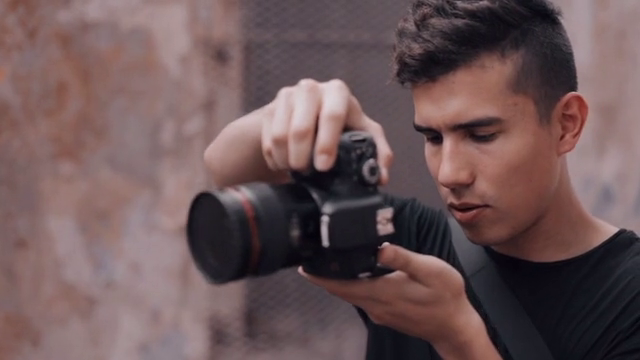
#> input picture frame 24 of Bolum_03_Temel_Islemler/video.mp4, 640 x 360 px
$ jupyter execute c06_renk_uzayi_video.ipynb
#> lines starting #> are read from the running program, lines starting #| are printed output that depends on the picture
[cell 1]
import cv2

[cell 2]
cap = cv2.VideoCapture("video.mp4")

[cell 3]
while True:

    ret, frame = cap.read()
#> frame is the input picture: shape (360, 640, 3); mean B, G, R 87.4, 85.8, 108.3
    if ret == False:
        break

    frame = cv2.cvtColor(frame, cv2.COLOR_BGR2GRAY)
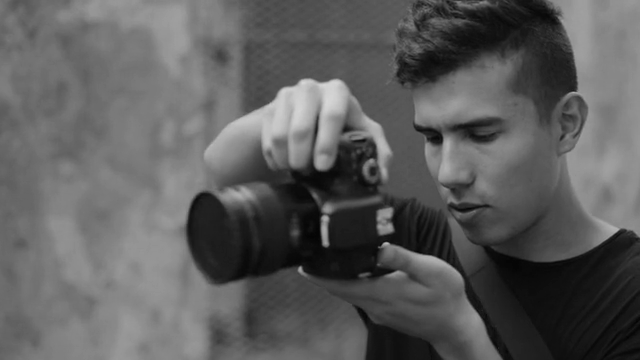
#> frame: shape (360, 640); min 4, max 215, mean 92.8


    cv2.imshow("Video", frame)

    if cv2.waitKey(30) & 0xFF == ord("q"):
#> (key q is pressed here)
        break

cap.release()
cv2.destroyAllWindows()


$ run again, starting later in the video
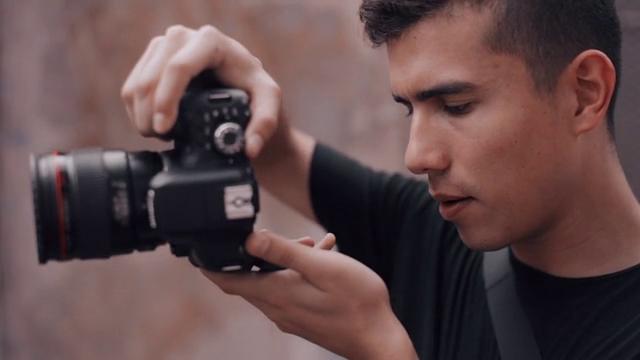
#> input picture frame 108 of Bolum_03_Temel_Islemler/video.mp4, 640 x 360 px
#> frame is the input picture: shape (360, 640, 3); mean B, G, R 74.1, 73.3, 97.2
#> `frame = cv2.cvtColor(frame, cv2.COLOR_BGR2GRAY)`:
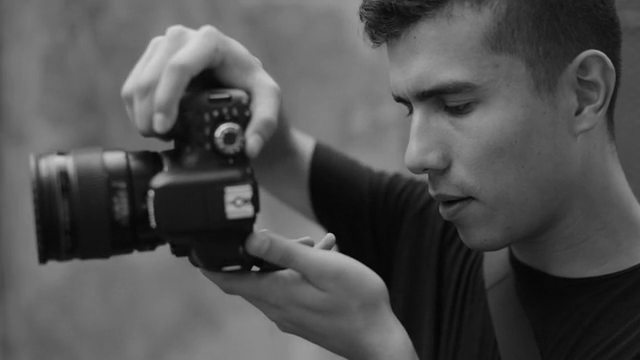
#> frame: shape (360, 640); min 2, max 214, mean 80.6

$ run again, starting later in the video
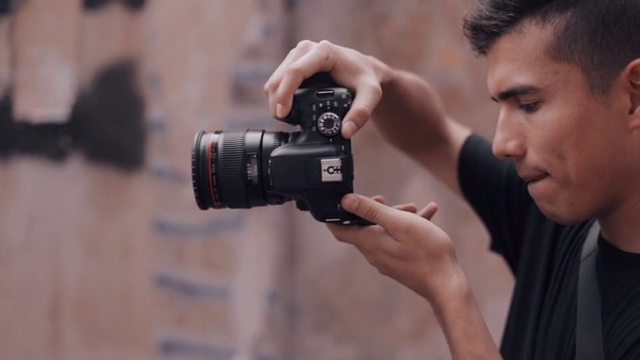
#> input picture frame 192 of Bolum_03_Temel_Islemler/video.mp4, 640 x 360 px
#> frame is the input picture: shape (360, 640, 3); mean B, G, R 90.2, 88.9, 112.7
#> `frame = cv2.cvtColor(frame, cv2.COLOR_BGR2GRAY)`:
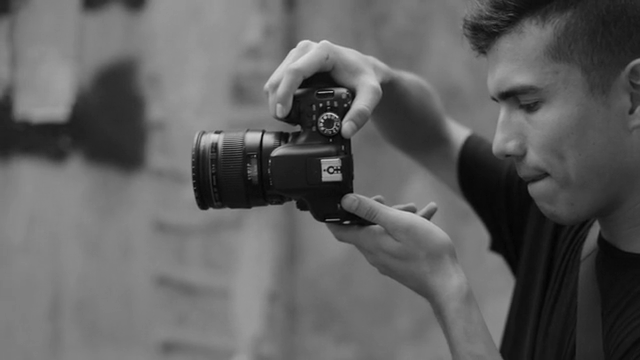
#> frame: shape (360, 640); min 2, max 222, mean 96.2
